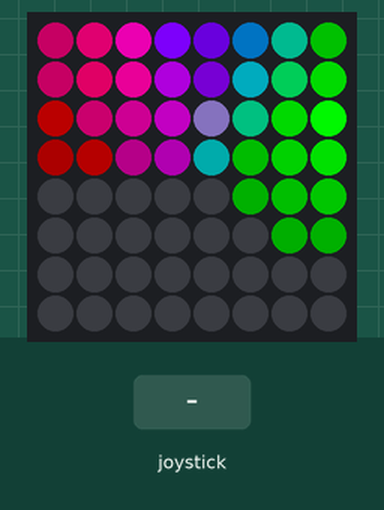
This program was run on a simulated Raspberry Pi (BCM pin numbers) with a Sense HAT. On the bench: the Sense HAT's 8×8 RGB LED matrix. The test bench sets the inputs (shaded band). Random numbers come from a fixed seed. At 3.2 s the program stops and its outputs stay as they are.

Above: at 1.29 s.
1.3 s: joystick pushed down
At 1.5 s:
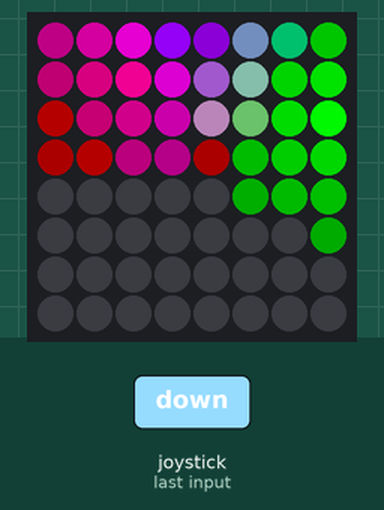
At 1.9 s:
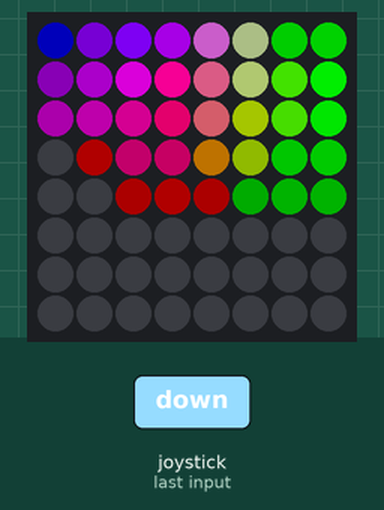
3.1 s: joystick clicked
At 3.8 s:
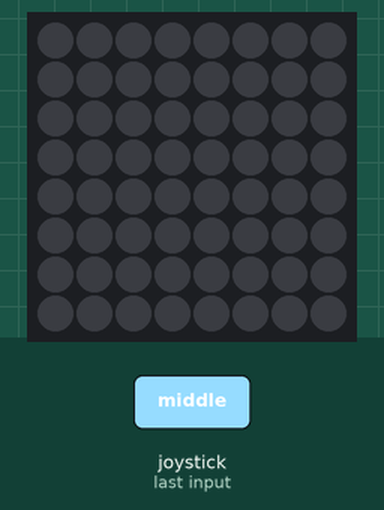
Timing chart, 0 to 4.7 s (numbered marks = the images above; inputs shaded):
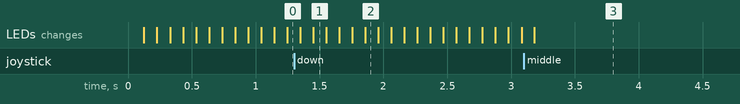

The program:

Spotlights.py
```python
#!/usr/bin/env python3
##################################################
# Colorful spotlight swiping effect

from random import random as r
from time import sleep
import math

# Initialize the Sense Hat or the Simulator or the lame ANSI replacement
try :
    from sense_hat import SenseHat
except :
    try :
        from sense_emu import SenseHat
    except :
        from _sense_hat_ANSI import SenseHat


# Setup parameters:

# Fade out coefficient : the spotlight fades by this many multiplier
# when going 1 LED distance away from the source
Fade :float =0.6

# Step Angle : An imaginary angle is getting increased by this many radians
# at each screen refresh step. This is the base of the multiplier of each
# coordinate of each color to calculate the sinusoid curve
# the spotlights are moving along.
# Together with the next variable these are specifying the speed of the swiping.
# This is basically the resolution of the movement.
StepAngle :float = 0.01

# Sleep Time : The program is waiting this much time before two screen refreshes
# This is basically the pace of the animation.
SleepTime :float = 0.1

# Check if someone wants to quit
StayInMainLoop :bool = True


# This stores the variables
class Program :
    def __init__(self) :
        self.MainPhase = 2.0 * math.pi * r()
        # Phase multiplier of the sinusoid movement compared to the basic StepAngle
        self.Multiplier :dict = dict(())
        # Current coordinates of the spotlights
        self.Coord :dict = dict(())
        for c in ["R","G","B"] :
            for i in ["X","Y"] :
                self.Multiplier[c+i] = 6.0*r()+0.8
                self.Coord[c+i] = 0.0

    def calc(self) :
        global V, StepAngle, PixList
        # Clear the display list
        V = []
        # First calculate the new positions of the spotlights
        for c in ["R","G","B"] :
            for i in ["X","Y"] :
                self.Coord[c+i] = 4.0 + 4.0*math.sin(self.Multiplier[c+i]*self.MainPhase)
        # Then call all pixels one by one to calc themselves,
        #   while append their return values to the display vector
        for pobj in PixList : V.append(pobj.calc())
        # Now step the phase
        self.MainPhase += StepAngle


# This stores the pixel data
class Pixel :

    def __init__(self,XC:int,YC:int) :
        self.R :int =0
        self.G :int =0
        self.B :int =0
        self.X :int =XC
        self.Y :int =YC

#    def display(self) :
#        s.setPixel(X,Y,R,G,B)

    def calc(self) -> list :
        global Fade
        distR :float = math.sqrt( (self.X-p.Coord["RX"])**2 + (self.Y-p.Coord["RY"])**2)
        distG :float = math.sqrt( (self.X-p.Coord["GX"])**2 + (self.Y-p.Coord["GY"])**2)
        distB :float = math.sqrt( (self.X-p.Coord["BX"])**2 + (self.Y-p.Coord["BY"])**2)
        self.R = int( 255.0 * Fade**distR )
        self.G = int( 255.0 * Fade**distG )
        self.B = int( 255.0 * Fade**distB )
        return list((self.R,self.G,self.B))


# This handles the stick events
def handle_stick(event) -> None :
    global Fade, SleepTime, StayInMainLoop
    if event.action != "pressed" : return
    if event.direction == "up" :
        Fade = Fade * 1.01
    elif event.direction == "down" :
        Fade = Fade * 0.99
    elif event.direction == "left" :
        SleepTime = SleepTime * 1.1
    elif event.direction == "right" :
        SleepTime = SleepTime * 0.9
    elif event.direction == "middle" :
        StayInMainLoop = False


# Kick off the main program
s=SenseHat()
s.clear()
s.stick.direction_any = handle_stick

# References to pixel objects
PixList :list =list(())
# Stores the vector to display
V :list =list(())

# Set up the 64 object references
for j in range(8) :
    for i in range(8) :
        PixList.append(Pixel(i,j))

# Set up the program variables
p = Program()


# Main loop
while StayInMainLoop:

    p.calc()
    s.set_pixels(V)
    sleep(SleepTime)

s.clear()
```
